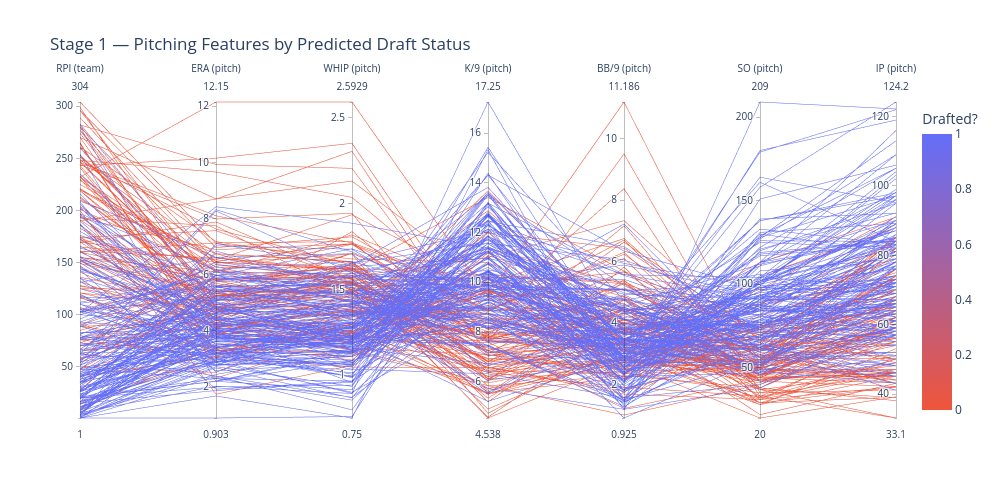

This figure's notebook cell:
### Code cell
pcp_features = ['rpi_team', 'era_pitch', 'whip_pitch', 'k/9_pitch', 'bb/9_pitch', 'so_pitch', 'ip_pitch']

# keep X_test's index/order so predictions stay paired with rows
pcp_df = X_test[pcp_features].copy()
pcp_df['Drafted?'] = np.asarray(y_pred)[:len(pcp_df)]   # positional, avoids index-alignment surprises

before = len(pcp_df)
pcp_df = pcp_df.dropna(subset=pcp_features)
print(f"Dropped {before - len(pcp_df)} rows with NaN features, {len(pcp_df)} remaining")

plot_pcp(pcp_df, pcp_features, 'Drafted?', stage=1, name='pcp_predicted', sample=None,
         title='Stage 1 — Pitching Features by Predicted Draft Status')

### Figure 1 — Plotly figure (JSON) as saved in the notebook; plotly's stock layout.template omitted (floating-point values rounded to 4 significant figures; data arrays with more than 128 entries replaced by an {"elided": "..."} marker saying what was removed)
{"data": [{"dimensions": [{"label": "RPI (team)", "values": {"elided": "316 int values"}}, {"label": "ERA (pitch)", "values": {"elided": "316 float values"}}, {"label": "WHIP (pitch)", "values": {"elided": "316 float values"}}, {"label": "K/9 (pitch)", "values": {"elided": "316 float values"}}, {"label": "BB/9 (pitch)", "values": {"elided": "316 float values"}}, {"label": "SO (pitch)", "values": {"elided": "316 float values"}}, {"label": "IP (pitch)", "values": {"elided": "316 float values"}}], "domain": {"x": [0.0, 1.0], "y": [0.0, 1.0]}, "line": {"color": {"elided": "316 int values"}, "coloraxis": "coloraxis"}, "name": "", "type": "parcoords"}], "layout": {"coloraxis": {"colorbar": {"title": {"text": "Drafted?"}}, "colorscale": [[0.0, "#EF553B"], [1.0, "#636EFA"]]}, "height": 500, "legend": {"tracegroupgap": 0}, "title": {"text": "Stage 1 — Pitching Features by Predicted Draft Status"}, "width": 1000}}
